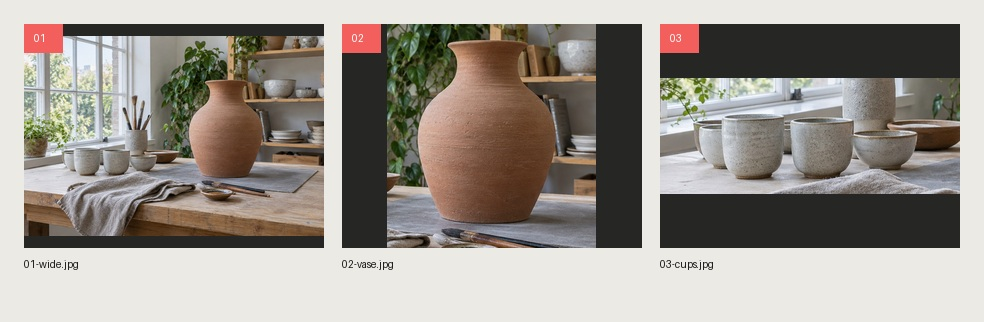
#> input picture photo-series-editor/examples/output/series_contact_sheet.jpg, 984 x 322 px
$ python -i photo_series_editor.py   (imports and definitions only)   (older library calls are emulated)
#> lines starting #> are read from the running program, lines starting #| are printed output that depends on the picture; after the words box and inside, x2 and y2 are one past the last pixel; in counts of white or black regions, pixels touching at a corner belong together
"""Create a non-destructive draft sequence and numbered contact sheet."""

from __future__ import annotations

import csv
import hashlib
import json
import time
from itertools import pairwise
from pathlib import Path
from typing import Any

import cv2
import numpy as np
from PIL import ExifTags, Image, ImageDraw, ImageFont, ImageOps

VALID_STRATEGIES = {"chronology", "visual-rhythm", "manual"}
DATETIME_TAGS = {
    key
    for key, value in ExifTags.TAGS.items()
    if value in {"DateTimeOriginal", "DateTimeDigitized", "DateTime"}
}


def _hash(path: Path) -> str:
    return hashlib.sha256(path.read_bytes()).hexdigest()


def _capture_time(image: Image.Image) -> str | None:
    exif = image.getexif()
    values = [exif.get(tag) for tag in DATETIME_TAGS if exif.get(tag)]
    for value in values:
        text = str(value)
        for pattern in ("%Y:%m:%d %H:%M:%S", "%Y-%m-%d %H:%M:%S"):
            try:
                time.strptime(text, pattern)
                return text.replace(":", "-", 2).replace(" ", "T", 1)
            except ValueError:
                continue
    return None


# [12 lines left out: function _perceptual_hash, not called in this run]


def _hamming(left: int, right: int) -> int:
    return (left ^ right).bit_count()


def _measure(path: Path) -> dict[str, Any]:
    with Image.open(path) as image:
#> image is the input picture: PIL image 984x322 RGB; mean R, G, B 154.7, 148.6, 141.3
        captured = _capture_time(image)
#> in _capture_time, `values = [exif.get(tag) for tag in DATETIME_TAGS if exif.get(tag)]`: values = []
        oriented = ImageOps.exif_transpose(image)
        rgb = np.asarray(oriented.convert("RGB"), dtype=np.uint8)
    height, width = rgb.shape[:2]
#> height = 322; width = 984
    sample = cv2.resize(
        rgb, (192, max(1, round(192 * height / width))), interpolation=cv2.INTER_AREA
    )
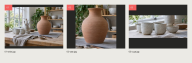
#> sample: shape (63, 192, 3); mean R, G, B 154.7, 148.6, 141.3
    sample_float = sample.astype(np.float32) / 255.0
    lab = cv2.cvtColor(sample_float, cv2.COLOR_RGB2LAB)
#> lab: shape (63, 192, 3) float32; mean of channels 0, 1, 2 60.4, 1.2, 5.1
    hsv = cv2.cvtColor(sample_float, cv2.COLOR_RGB2HSV)
#> hsv: shape (63, 192, 3) float32; mean H, S, V 68.3, 0.1, 0.6
    gray = cv2.cvtColor(sample, cv2.COLOR_RGB2GRAY)
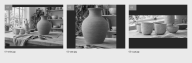
#> gray: shape (63, 192); min 15, max 244, mean 149.7
    laplacian = cv2.Laplacian(gray, cv2.CV_32F)
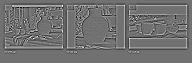
#> laplacian: shape (63, 192) float32; min -268, max 335, mean 0; drawn with min black and max white
    edges = cv2.Canny(gray, 80, 160)
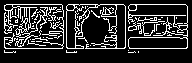
#> edges: shape (63, 192); 18.7% white in thin lines or dots, all inside (x1, y1, x2, y2) = (4, 4, 188, 53)
    orientation = (
        "landscape" if width > height else "portrait" if height > width else "square"
    )
#> orientation = 'landscape'
    return {
        "path": str(path),
#> (the run stopped early here; a loop or call above may not have finished)

$ run again, on photo-series-editor/examples/output/contact-sheet.png
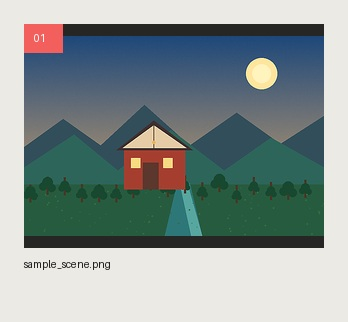
#> input picture photo-series-editor/examples/output/contact-sheet.png, 348 x 322 px
#> in _measure, image is the input picture: PIL image 348x322 RGB; mean R, G, B 134.5, 147.4, 145.8
#> values = []
#> lab: shape (178, 192, 3) float32; mean of channels 0, 1, 2 59, -4.1, -0.3
#> hsv: shape (178, 192, 3) float32; mean H, S, V 115.5, 0.3, 0.6
#> in _measure, `laplacian = cv2.Laplacian(gray, cv2.CV_32F)`:
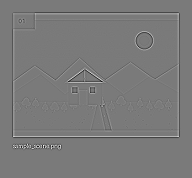
#> laplacian: shape (178, 192) float32; min -355, max 384, mean 0; drawn with min black and max white
#> in _measure, `edges = cv2.Canny(gray, 80, 160)`:
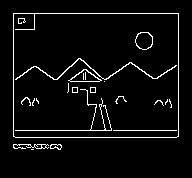
#> edges: shape (178, 192); 4.8% white in thin lines or dots, all inside (x1, y1, x2, y2) = (13, 13, 179, 150)
